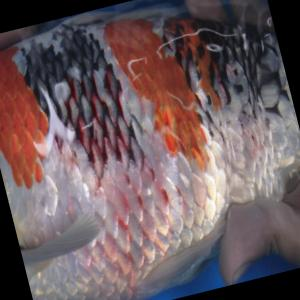
#> input picture LibraryDataset/Training/Aeromonas/2-anyar-1-_jpg.rf.22cca8e9250eb3f68390f7a58a127ce2.jpg, 300 x 300 px; its folder holds only this picture in this run
$ jupyter execute --allow-errors training_code.ipynb   (older library calls are emulated)
#> lines starting #> are read from the running program, lines starting #| are printed output that depends on the picture
#> further down, image is the input picture: shape (300, 300, 3); mean B, G, R 94.2, 90.6, 107.8
[cell 1]
import os
import cv2
import numpy as np
from skimage.feature import graycomatrix, graycoprops
from sklearn.model_selection import train_test_split, cross_val_score, GridSearchCV
from sklearn.neighbors import KNeighborsClassifier
from joblib import dump
import pandas as pd
from sklearn.metrics import accuracy_score, confusion_matrix
import seaborn as sns
import matplotlib.pyplot as plt

#### Fungsi untuk ekstraksi fitur GLCM

[cell 2]
def extract_glcms_features(image):
    gray_image = cv2.cvtColor(image, cv2.COLOR_BGR2GRAY)
    glcm = graycomatrix(gray_image, distances=[1], angles=[135], levels=256, symmetric=True, normed=True)
    properties = ['contrast', 'homogeneity', 'energy', 'correlation']
    glcm_features = [graycoprops(glcm, prop).ravel()[0] for prop in properties]
    return glcm_features

#### Fungsi untuk ekstraksi fitur HSV

[cell 3]
def extract_hsv_features(image):
    hsv_image = cv2.cvtColor(image, cv2.COLOR_BGR2HSV) #Opencv defaultnya is BGR
    h, s, v = cv2.split(hsv_image)
    hsv_features = [np.mean(h), np.mean(s), np.mean(v)]
    return hsv_features

#### Path ke folder dataset

[cell 4]
dataset_paths = {
    'aeromonas': 'LibraryDataset/Training/Aeromonas',
    'penyakit_lain': 'LibraryDataset/Training/Penyakit_Lain/',
    'sehat': 'LibraryDataset/Training/Sehat'
}

#### Memuat dataset

[cell 5]
X = []
y = []

#### Buat loop untuk memasukkan gambar ke array X dan label ke array Y

#> (a cell that did not finish here is left out)

#> in extract_glcms_features, `gray_image = cv2.cvtColor(image, cv2.COLOR_BGR2GRAY)`:
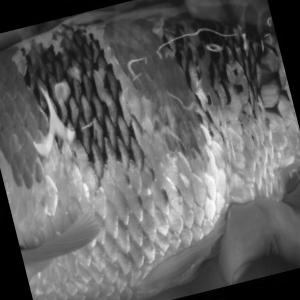
#> gray_image: shape (300, 300); min 0, max 253, mean 96.1
#> in extract_glcms_features, `glcm_features = [graycoprops(glcm, prop).ravel()[0] for prop in proper..`: glcm_features = [132.2, 0.268, 0.0652, 0.978]
        hsv_features = extract_hsv_features(image)
#> in extract_hsv_features, `hsv_image = cv2.cvtColor(image, cv2.COLOR_BGR2HSV)`: hsv_image: shape (300, 300, 3); mean H, S, V 91.9, 64.6, 113.2
#> in extract_hsv_features, `h, s, v = cv2.split(hsv_image)`:
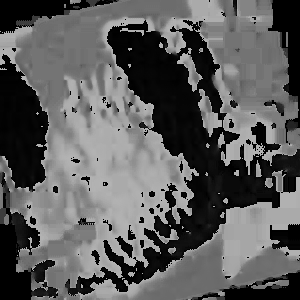
#> h: shape (300, 300); min 0, max 179, mean 91.9
#> in extract_hsv_features, `h, s, v = cv2.split(hsv_image)`:
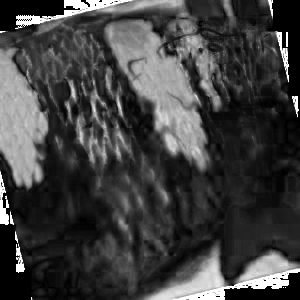
#> s: shape (300, 300); min 0, max 255, mean 64.6
#> in extract_hsv_features, `h, s, v = cv2.split(hsv_image)`:
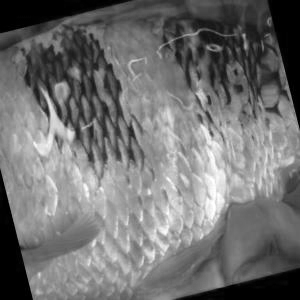
#> v: shape (300, 300); min 0, max 255, mean 113.2
#> in extract_hsv_features, `hsv_features = [np.mean(h), np.mean(s), np.mean(v)]`: hsv_features = [91.9, 64.59, 113.2]
#> `features = glcm_features + hsv_features`: features = [132.2, 0.268, 0.0652, 0.978, 91.9, 64.59, 113.2]
        features = glcm_features + hsv_features
        X.append(features) #Array X = 0 , X = []
        y.append(label)

#> (a cell that did not finish here is left out)

[cell 8]
# Membuat dan melatih model KNN
knn_model = KNeighborsClassifier()

[cell 9]
# Menyetel hyperparameter KNN menggunakan GridSearchCV
param_grid = {
    'n_neighbors': [3, 4, 5, 6, 7, 8, 9],
    'weights': ['uniform', 'distance'],
    'algorithm': ['auto', 'ball_tree', 'kd_tree', 'brute']
}
grid_search = GridSearchCV(knn_model, param_grid, cv=5)
#> (the rest of this cell did not finish here and is left out)

#> (a cell that did not finish here is left out)

#> (a cell that did not finish here is left out)

[cell 12]
# Simpan model terbaik
model_path = 'best_knn_model.h5'
#> (the rest of this cell did not finish here and is left out)

#> (a cell that did not finish here is left out)

[cell 14]
# Visualisasi confusion matrix
plt.figure(figsize=(8, 6))
#> (the rest of this cell did not finish here and is left out)

#> (a cell that did not finish here is left out)

[cell 16]
# Buat DataFrame dari fitur dan label
data = {'Fitur': X}
#> data = {'Fitur': [[132.2, 0.268, 0.0652, 0.978, 91.9, 64.59, 113.2]]}
df = pd.DataFrame(data)
#> df = table of 1 rows and 1 columns

[cell 17]
#Pisahkan fitur GLCM dan HSV
df['GLCM_Contrast'] = [feat[0] for feat in df['Fitur']]
df['GLCM_Homogeneity'] = [feat[1] for feat in df['Fitur']]
df['GLCM_Energy'] = [feat[2] for feat in df['Fitur']]
df['GLCM_Correlation'] = [feat[3] for feat in df['Fitur']]
df['HSV_H_Mean'] = [feat[4] for feat in df['Fitur']]
df['HSV_S_Mean'] = [feat[5] for feat in df['Fitur']]
df['HSV_V_Mean'] = [feat[6] for feat in df['Fitur']]

[cell 18]
# Hapus kolom 'Fitur' yang tidak diperlukan
df = df.drop('Fitur', axis=1)
#> df = table of 1 rows and 7 columns
